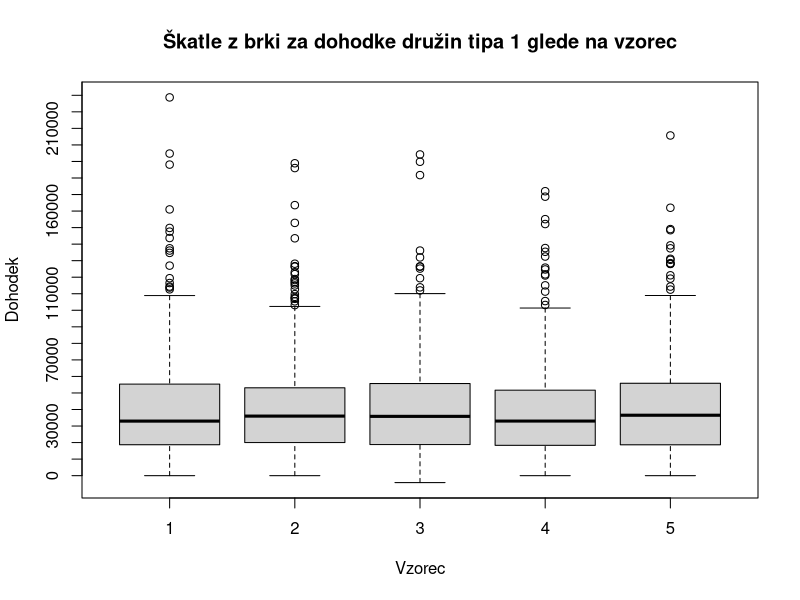

Write the R code that produced this figure.
#Za delovanje skripte sta potrebna paketa "dplyr" in "ggpubr"
install.packages("dplyr")
install.packages("ggpubr")

library("dplyr")
library("ggpubr")

#Nastavimo lokacijo na mapo, v kateri je shranjena naloga
#Npr. setwd("C:/Users/Uporabnik/Documents/GitHub/STAT")

#Vzorci "KibergradVzorec1.csv", "KibergradVzorec2.csv", ... "KibergradVzorec5.csv" 
#so bili pridobljeni preko vzorčenja v LibreOffice Calc

#Pretvorimo tabelo v obliki csv datoteke v dataframe, s katerimi R operira. 

vzorec1 <- read.csv("KibergradVzorec1.csv")
vzorec2 <- read.csv("KibergradVzorec2.csv")
vzorec3 <- read.csv("KibergradVzorec3.csv")
vzorec4 <- read.csv("KibergradVzorec4.csv")
vzorec5 <- read.csv("KibergradVzorec5.csv")

# Vsaki družini sedaj dodamo še en podatek - kateremu vzorcu pripada. 

vzorec1$VZOREC <- rep(1, 500)
vzorec2$VZOREC <- rep(2, 500)
vzorec3$VZOREC <- rep(3, 500)
vzorec4$VZOREC <- rep(4, 500)
vzorec5$VZOREC <- rep(5, 500)

# Razširjene tabele nato sestavimo v eno samo in izluščimo družine tipa 1

VzorciSkupaj <- rbind(vzorec1, rbind(vzorec2, rbind(vzorec3, rbind(vzorec4, vzorec5))))
Podatki <- filter(VzorciSkupaj, TIP==1)

LepiPodatki <- filter(Podatki, DOHODEK <= 250000)

Dohodek <- Podatki$DOHODEK
Vzorec <- Podatki$VZOREC

LepDohodek <- LepiPodatki$DOHODEK
LepVzorec <- LepiPodatki$VZOREC

#boxplot(Dohodek~Vzorec, data = Podatki, main="Škatle z brki za dohodke družin tipa 1 glede na vzorec",yaxp = c(0, 500000, 25), xlab = "Vzorec", ylab = "Dohodek")
boxplot(LepDohodek~LepVzorec, data = LepiPodatki, main="Škatle z brki za dohodke družin tipa 1 glede na vzorec",yaxp = c(0, 250000, 25), xlab = "Vzorec", ylab = "Dohodek")

summary(filter(vzorec1, TIP == 1 & DOHODEK <= 250000)$DOHODEK)
IQR(filter(vzorec1, TIP == 1 & DOHODEK <= 250000)$DOHODEK)
sd(filter(vzorec1, TIP == 1 & DOHODEK <= 250000)$DOHODEK)

summary(filter(vzorec2, TIP == 1 & DOHODEK <= 250000)$DOHODEK)
IQR(filter(vzorec2, TIP == 1 & DOHODEK <= 250000)$DOHODEK)
sd(filter(vzorec2, TIP == 1 & DOHODEK <= 250000)$DOHODEK)

summary(filter(vzorec3, TIP == 1 & DOHODEK <= 250000)$DOHODEK)
IQR(filter(vzorec3, TIP == 1 & DOHODEK <= 250000)$DOHODEK)
sd(filter(vzorec3, TIP == 1 & DOHODEK <= 250000)$DOHODEK)

summary(filter(vzorec4, TIP == 1 & DOHODEK <= 250000)$DOHODEK)
IQR(filter(vzorec4, TIP == 1 & DOHODEK <= 250000)$DOHODEK)
sd(filter(vzorec4, TIP == 1 & DOHODEK <= 250000)$DOHODEK)

summary(filter(vzorec5, TIP == 1 & DOHODEK <= 250000)$DOHODEK)
IQR(filter(vzorec5, TIP == 1 & DOHODEK <= 250000)$DOHODEK)
sd(filter(vzorec5, TIP == 1 & DOHODEK <= 250000)$DOHODEK)

#Preverimo, ali je dohodek porazdeljen normalno
#ggqqplot(filter(vzorec1, TIP == 1 & DOHODEK <= 250000)$DOHODEK, main = "Q-Q graf za dohodke družin tipa 1 v vzorcu 1")